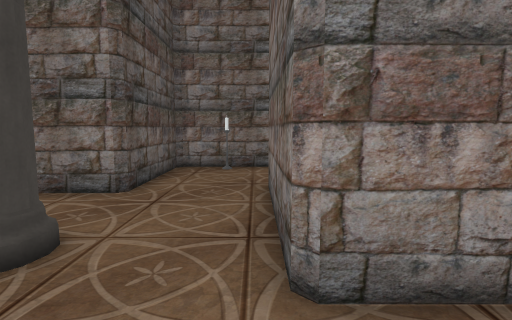
View 1 (above)

24 first-person views from a walk through a scene from a Unity 3-D project. The camera is 1.4 m above the floor, tilts 6° down and sees 80° across. The floor is counted in squares, 1 m on a side. Each view is taken from the middle of a square. On the plan, view 1 faces up. The plan holds only what a view shows up to about 14 squares ahead; the rest is blank. The place goes on beyond the plan. The player is left out.

View 2
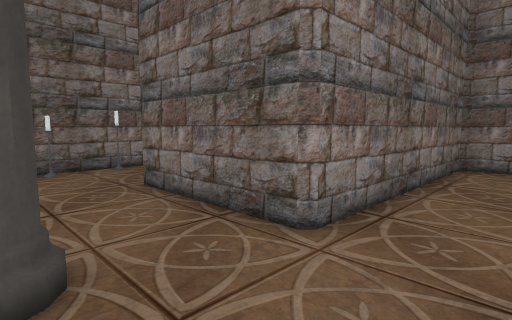

View 3
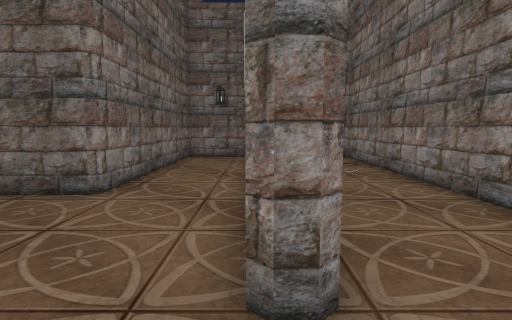

View 4
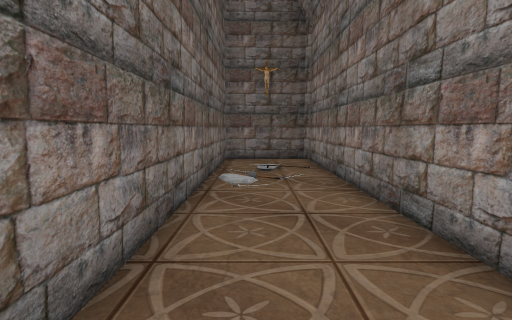

View 5
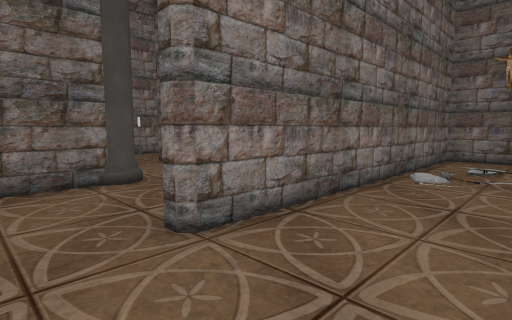

View 6
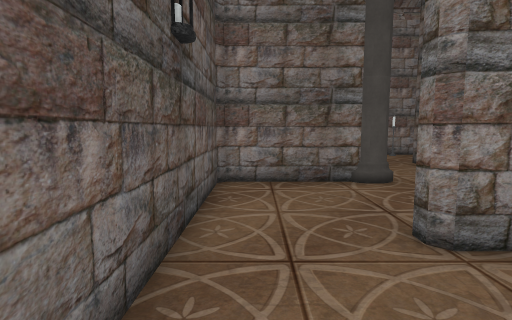

View 7
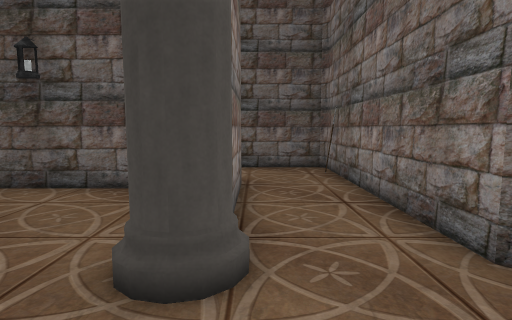

View 8
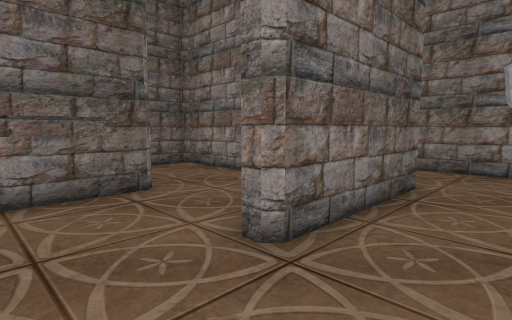

View 9
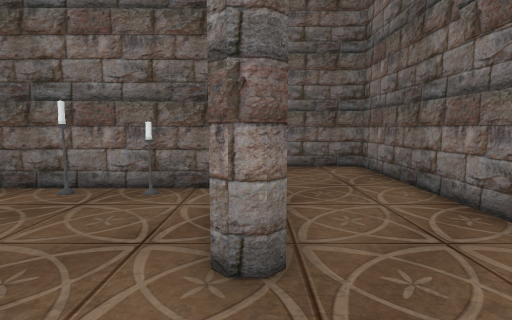

View 10
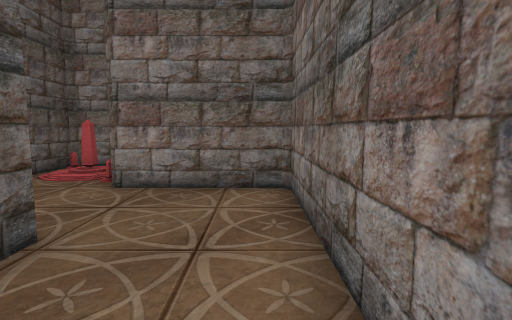

View 11
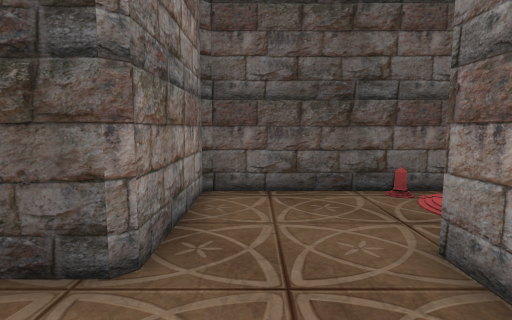

View 12
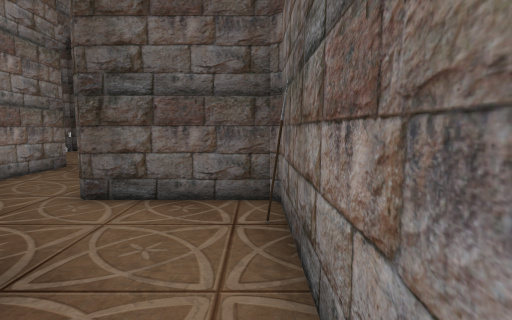

View 13
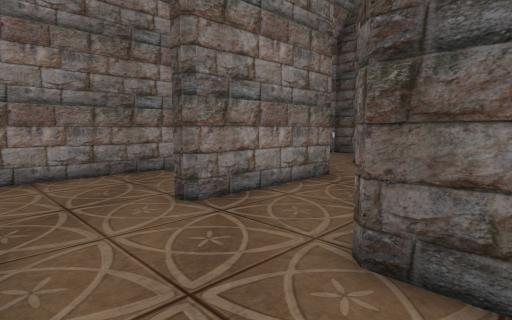

View 14
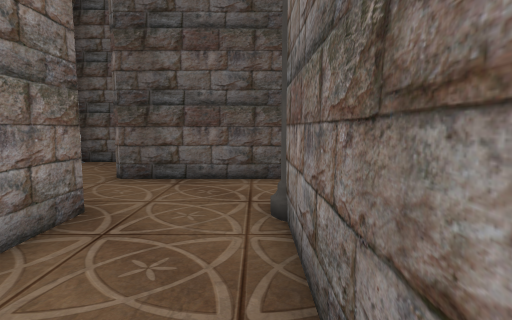

View 15
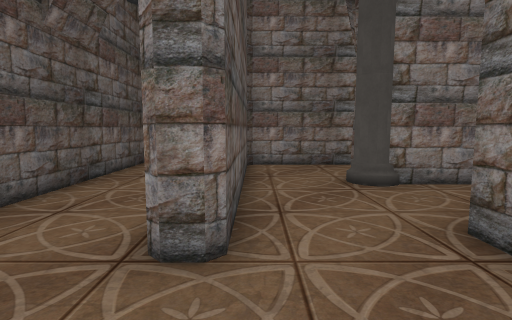

View 16
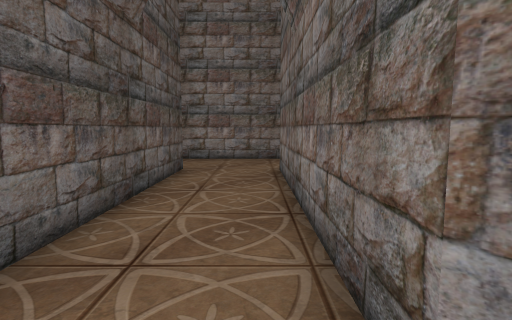

View 17
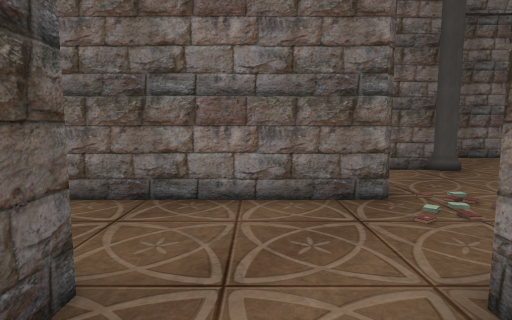

View 18
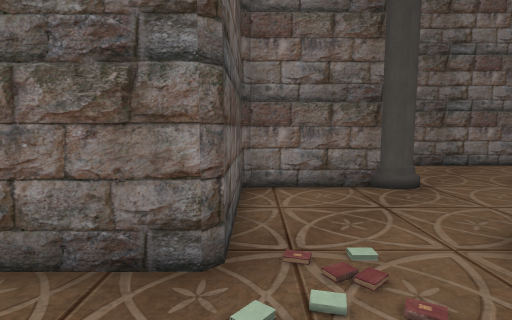

View 19
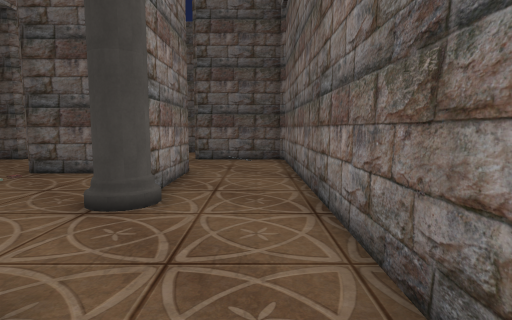

View 20
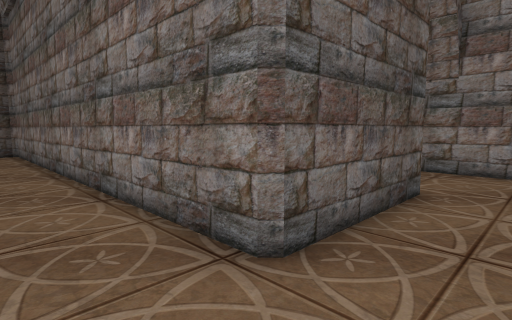

View 21
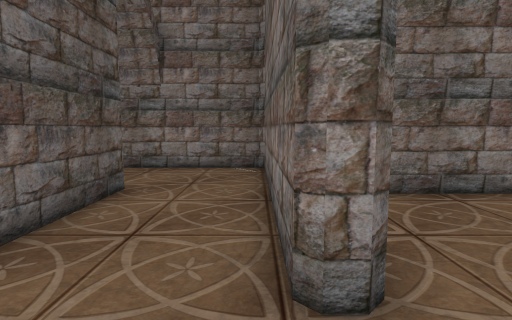

View 22
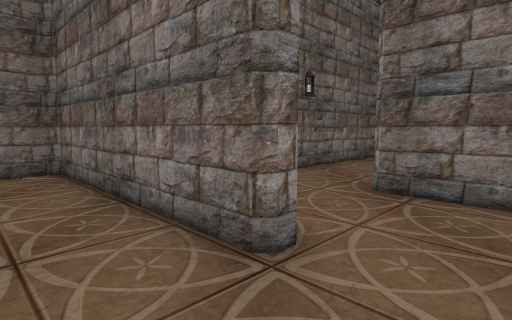

View 23
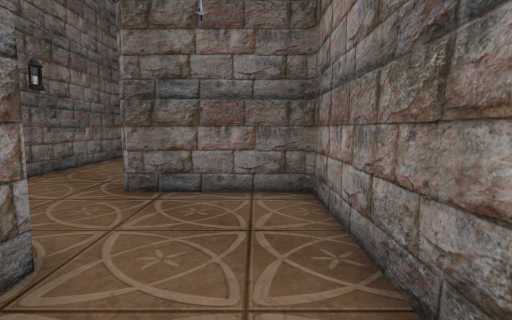

View 24
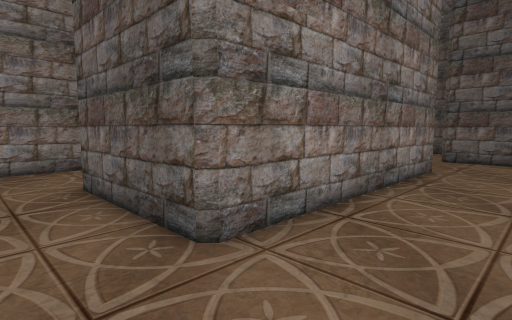

### Floor plan
Points are (right, up) in squares from view 1. A wall is a line through its corners. A room is listed if a view was taken in it or the views show most of it. See-through windows are left out.
Room 1 (views 1, 2, 3, 4, 5, 6, 7, 8, 9, 10, 11, 12, 13)
walls: (5.5, 3.2) (8.8, 3.2) (8.8, 4.8); (4.5, 6.9) (4.5, 9.5); (5.4, 7) (5, 6.6); (-2.8, 2.9) (-7, 2.9) (-7, -4); (-1.1, -0.9) (1.4, -0.9); (4, 10.9) (-2.8, 10.9) (-2.8, 6.5) (-10.8, 6.5) (-10.8, 2.6); (8.8, 0.9) (8.8, 2.3) (0.3, 2.3) (0.3, 7.4) (0.9, 7.4); (8.8, 8.4) (8.8, 15) (4.6, 15); (-7.6, 3.6) (-4.6, 3.6); (-2.2, -5.4) (8.8, -5.4) (8.8, -1.6) (-3.9, -1.6) (-3.9, -1); (2.8, 19.3) (1.3, 19.3) (1.3, 11.8) (5.3, 11.8) (5.3, 10.6)
ways out: opening at (-9.5, 3) to room 2
objects: candle (-1, 10); candle (1, 10); candle (3, 10); other object (3, 17)
Room 2 (views 14, 15, 16, 17, 18, 19, 20, 21, 22, 23, 24)
walls: (-16, 15.2) (-19.1, 15.2); (-19.3, 14.9) (-19.3, 11.1) (-19.5, 10.9) (-25.8, 10.9); (-19.9, 15.8) (-16.2, 15.8); (-15.2, 6.5) (-19.3, 6.5) (-19.3, -1.9) (-20.2, -1.9) (-20.2, 7.2); (-8.1, 15.8) (0.6, 15.8) (0.6, 19.8) (0.8, 20); (-23.5, 19.1) (-23.5, 15.4); (-23.5, 7.5) (-23.5, -0.1); (-15.9, 24.1) (-7, 24.1) (-7, 19.3) (-23.2, 19.3); (-19.3, 25.9) (-19.3, 23.7) (-19.6, 23.4); (-11.5, 2.5) (-16.1, 2.5); (-3.7, 19.2) (-3.7, 27.7) (-8.8, 27.7); (-16.2, -1.8) (-16.2, -0.9) (-11.1, -0.9) (-11.1, -1.5); (-3.7, 27.3) (-4, 27.7); (-23.5, -3.8) (-23.5, -5.2); (-13.5, -5.4) (-8.8, -5.4); (8.1, 23.4) (-1.2, 23.4)
ways out: opening at (-9.5, 3) to room 1

Positions as (right, up) in squares from view 1, and headings:
1: (0, 0), facing up
2: (-3, 0), facing up-right
3: (-6, -1), facing right
4: (-5, -3), facing right
5: (-6, -5), facing up-right
6: (-6, -5), facing up
7: (0, 4), facing left
8: (-2, 10), facing down-right
9: (5, 4), facing up
10: (8, 8), facing up
11: (8, 13), facing left
12: (-5, 6), facing left
13: (-8, 4), facing down-left
14: (-11, 2), facing left
15: (-19, -5), facing up
16: (-21, -3), facing up
17: (-22, 5), facing up
18: (-19, 8), facing up
19: (-10, 18), facing left
20: (-5, 17), facing up-left
21: (-4, 17), facing up
22: (-6, 17), facing up-right
23: (-6, 17), facing right
24: (-5, 27), facing down-left
